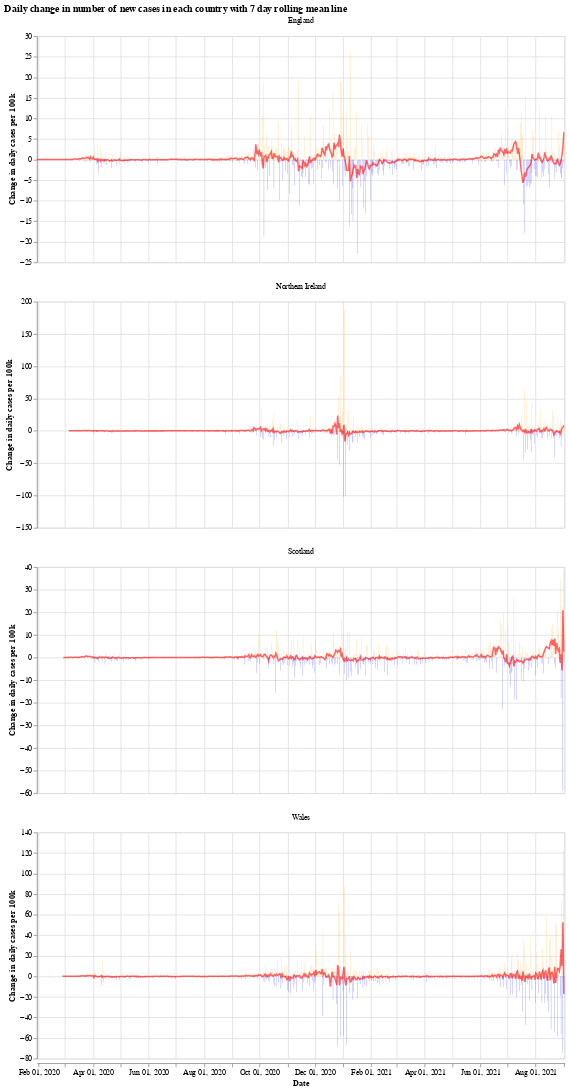

Notebook code cell kept with this figure:
### Markdown cell above
We will use the Python library `Altair` for visualising the data, see the [altair docs](https://altair-viz.github.io/) for more information.

First we have a graph which shows the daily change in the number of new cases for each country. This number jumps up and down all over the place, which is likely due to delay in reporting of new cases over the weekend. Another interesting thing is that it looks like the daily cases in Wales experienced a much shorter period of calm over the summer (calm in the sense of daily cases not jumping up and down).

The orange bars are days when the number of new cases (per 100k population) was more than the previous day, while the blue are days when the number of new cases dropped. The red line is the 7 day moving average. 

When the moving average line is below 0, it means that there is a consistent drop in new cases. We can see this clearly happening around the times that lockdowns were introduced (though, to varying degrees). I will update the graphs soon with a marker of when each lockdown started.

### Code cell
# collapse
import altair as alt

bars = alt.Chart(uk_cases).mark_bar().encode(
    x=alt.X("yearmonthdate(date):T", axis=alt.Axis(title='Date')),
    y=alt.Y("casesChangeRate:Q", axis=alt.Axis(title='Change in daily cases per 100k')),
    tooltip='casesChange',
    color=alt.condition(
        alt.datum.casesChangeRate > 0,
        alt.value("orange"),  # The positive color
        alt.value("blue")  # The negative color
    )
).properties(title='Daily change in number of new cases with 7 day rolling mean',width=700).interactive()

line = alt.Chart(uk_cases).mark_line(
    color='red',
    size=2,
    opacity=0.6
).transform_window(
    rolling_mean='mean(casesChangeRate)',
    frame=[0, 7],
    groupby=['areaName']
).encode(
    x='yearmonthdate(date):T',
    y='rolling_mean:Q'
)

alt.layer(bars, line, data=uk_cases).facet(alt.Column(
    'areaName', title=''), columns=1).resolve_scale(y='independent').properties(title='Daily change in number of new cases in each country with 7 day rolling mean line')

### Figure 1 — Vega-Lite specification as saved in the notebook (floating-point values rounded to 4 significant figures; data arrays with more than 128 entries replaced by an {"elided": "..."} marker saying what was removed)
{"config": {"view": {"continuousWidth": 400, "continuousHeight": 300}}, "data": {"name": "data-2dfb7771e55d740c521963f0d47b44e7"}, "facet": {"type": "nominal", "field": "areaName", "title": ""}, "spec": {"layer": [{"mark": "bar", "encoding": {"color": {"condition": {"value": "orange", "test": "(datum.casesChangeRate > 0)"}, "value": "blue"}, "tooltip": {"type": "quantitative", "field": "casesChange"}, "x": {"type": "temporal", "axis": {"title": "Date"}, "field": "date", "timeUnit": "yearmonthdate"}, "y": {"type": "quantitative", "axis": {"title": "Change in daily cases per 100k"}, "field": "casesChangeRate"}}, "selection": {"selector001": {"type": "interval", "bind": "scales", "encodings": ["x", "y"]}}, "title": "Daily change in number of new cases with 7 day rolling mean", "width": 700}, {"mark": {"type": "line", "color": "red", "opacity": 0.6, "size": 2}, "encoding": {"x": {"type": "temporal", "field": "date", "timeUnit": "yearmonthdate"}, "y": {"type": "quantitative", "field": "rolling_mean"}}, "transform": [{"window": [{"op": "mean", "field": "casesChangeRate", "as": "rolling_mean"}], "frame": [0, 7], "groupby": ["areaName"]}]}]}, "columns": 1, "resolve": {"scale": {"y": "independent"}}, "title": "Daily change in number of new cases in each country with 7 day rolling mean line", "$schema": "https://vega.github.io/schema/vega-lite/v4.8.1.json", "datasets": {"data-2dfb7771e55d740c521963f0d47b44e7": {"elided": "2232 records"}}}
